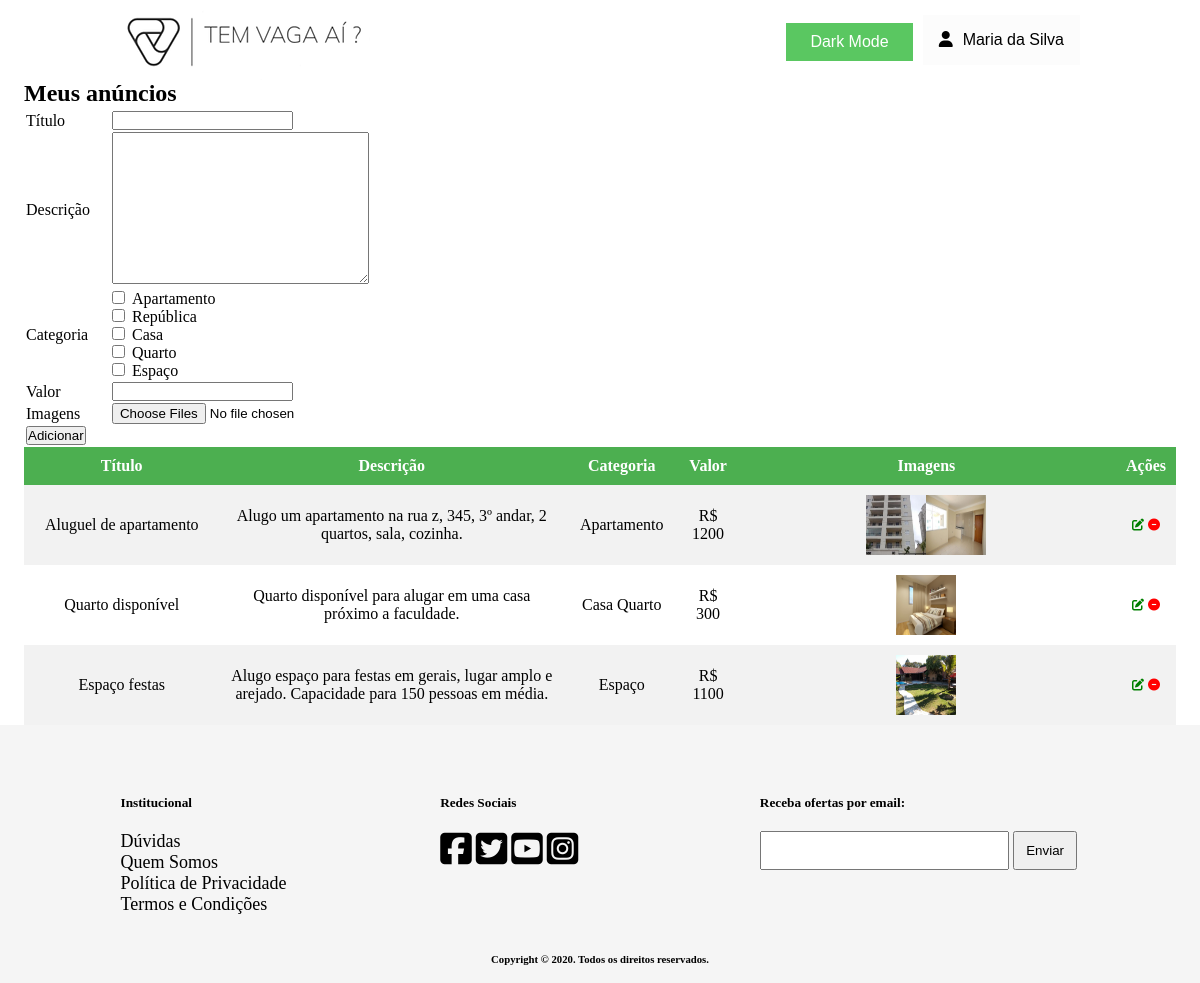
/paginas/anunciosUsuario.php (signed in), run on the app's committed database.
### tables this page shows
CREATE TABLE IF NOT EXISTS Usuario (
    idUsuario INT NOT NULL AUTO_INCREMENT PRIMARY KEY,
    nome VARCHAR(45),
    email VARCHAR(45),
    senha VARCHAR(45),
    telefone VARCHAR(45)
);

CREATE TABLE IF NOT EXISTS Anuncio (
    idAnuncio INT NOT NULL AUTO_INCREMENT PRIMARY KEY,
    titulo VARCHAR(45),
    descricao VARCHAR(150),
    valor FLOAT,
    Usuario_idUsuario INT
);

CREATE TABLE IF NOT EXISTS Imagem (
    idImagem INT NOT NULL AUTO_INCREMENT PRIMARY KEY,
    url VARCHAR(90),
    Anuncio_idAnuncio INT
);

### classes/Usuario.class.php (called while the page is built, shortened)
<?php
class Usuario {
    public static function buscarNomeUsuario($idUsuario) {
        global $pdo;
        $sql = $pdo->prepare("SELECT nome FROM Usuario WHERE idUsuario = ?");
        $sql->bindParam(1, $idUsuario);
        if ($sql->execute() == true) {
            if ($sql->rowCount() == 1) {
                $dado = $sql->fetch();
                return $dado['nome'];
            }
        }
    }
}
?>

### classes/Categoria.class.php (called while the page is built, shortened)
<?php
class Categoria {
    public function getNomeDasCategorias () {
        global $pdo;
        $sql = $pdo->prepare("SELECT nome FROM Categoria");
        $sql->execute();
        $array = NULL;
        if ($sql->execute() == true) {
            if ($sql->rowCount() > 0) {
                $array = $sql->fetchAll(PDO::FETCH_COLUMN);
            }
        }
        return $array;
    }
    public function getNomeDasCategoriasPorAnuncio($idAnuncio) {
        global $pdo;
        $sql = $pdo->prepare("SELECT c.nome FROM Anuncio_Categoria AS ac JOIN Categoria AS c ON  ac.Categoria_idCategoria = c.idCategoria
                            WHERE Anuncio_idAnuncio = ?");
        $sql->bindParam(1, $idAnuncio);
        $sql->execute();
        $array = NULL;
        if ($sql->execute() == true) {
            if ($sql->rowCount() > 0) {
                $array = $sql->fetchAll(PDO::FETCH_COLUMN);
            }
        }
        return $array;
    }
}
?>

### classes/Anuncio.class.php (called while the page is built, shortened)
<?php
class Anuncio {
    public function getAnunciosPorUsuario($idUsuario) {
        global $pdo;
        $sql = $pdo->prepare("SELECT * FROM Anuncio WHERE Usuario_idUsuario = ?");
        $sql->bindParam(1, $idUsuario);
        $array = NULL;
        if ($sql->execute() == true) {
            if ($sql->rowCount() > 0) {
                $array = $sql->fetchAll();
            }
        }
        return $array;
    }
    public function getImagensPorAnuncio ($idAnuncio) {
        global $pdo;
        $sql = $pdo->prepare("SELECT * FROM Imagem WHERE Anuncio_idAnuncio = ?");
        $sql->bindParam(1, $idAnuncio);
        $array = NULL;
        if ($sql->execute() == true) {
            if ($sql->rowCount() > 0) {
                $array = $sql->fetchAll();
            }
        }
        return $array;
    }
}
?>

### paginas/anunciosUsuario.php (the view, shortened to what this page needs)
<!DOCTYPE html>
<html lang="en" dir="ltr">
    <head>
        <link rel="stylesheet" href="../css/footer.css">
        <link rel="stylesheet" href="../css/header.css">
        <link rel="stylesheet" href="../css/anunciosUsuario.css">
        <link rel="stylesheet" href="../css/darkMode.css">
    </head>
    <body>
        <?php require "./header.php"; ?>
        <div class="conteudo-principal">
            <h2>Meus anúncios</h2>
            <?php
            require '../classes/Anuncio.class.php';
            require '../classes/Categoria.class.php';
            $c = new Categoria();
            $a = new Anuncio();
            $pastaImagens = "../imagens/anuncios/";
            $valoresAnuncio = array(
                $titulo = NULL,
                $descricao = NULL,
                $categoria = array(),
                $valor = NULL,
            );
            ?>
            <form class="" action="<?php echo htmlspecialchars($_SERVER["PHP_SELF"]);?>" method="post" enctype="multipart/form-data">
                <table class="table-add-anuncio">
                    <tr>
                        <td><label for="titulo">Título</label></td>
                        <td>
                            <input type="text" name="titulo" value="<?php echo isset($valoresAnuncio['titulo']) ? $valoresAnuncio['titulo'] : ""; ?>">
                        </td>
                    </tr>
                    <tr>
                        <td><label for="descricao">Descrição</label></td>
                        <td>
                            <textarea name="descricao" rows="10" cols="30"><?php echo isset($valoresAnuncio['descricao']) ? $valoresAnuncio['descricao'] : ""; ?></textarea>
                        </td>
                    </tr>
                    <tr>
                        <td><label for="categoria">Categoria</label></td>
                        <td>
                            <?php
                            $categorias = $c->getNomeDasCategorias();
                            if (isset($categorias) && !empty($categorias)) {
                                foreach ($categorias as $cat){
                                    if (isset($valoresAnuncio['categoria']) && in_array($cat, $valoresAnuncio['categoria'])) {
                                        echo "<input checked name='categoria[]' type='checkbox' style='margin-right: 7px;' value=".$cat.">".$cat."</input> <br>";
                                    } else {
                                        echo "<input  name='categoria[]' type='checkbox' style='margin-right: 7px;' value=".$cat.">".$cat."</input> <br>";
                                    }
                                }
                            }
                            ?>
                        </td>
                    </tr>
                    <tr>
                        <td><label for="valor">Valor</label></td>
                        <td>
                            <input type="number" name="valor" value="<?php echo isset($valoresAnuncio['valor']) ? $valoresAnuncio['valor'] : ""; ?>">
                        </td>
                    </tr>
                    <tr>
                        <td><label for="imagens">Imagens</label></td>
                        <td><input multiple type="file" name="imagens[]" id="fileToUpload"></td>
                    </tr>
                    <tr>
                        <td><input type="submit" value="Adicionar" name="submit"></td>
                        <td>
                        </td>
                    </tr>
                </table>
            </form>
            <div class="div-table-anuncios">
                <table class="table-anuncios">
                    <thead>
                        <tr>
                            <th>Título</th>
                            <th>Descrição</th>
                            <th>Categoria</th>
                            <th>Valor</th>
                            <th>Imagens</th>
                            <th>Ações</th>
                        </tr>
                    </thead>
                    <tbody>
                        <?php
                        $anuncios = $a->getAnunciosPorUsuario($_SESSION['login']);
                        if (isset($anuncios) && !empty($anuncios)):
                            foreach ($anuncios as $anuncio):
                            ?>
                            <tr>
                                <td style="width:17%"><?php echo $anuncio['titulo'] ?></td>
                                <td style="width:30%"><?php echo $anuncio['descricao'] ?></td>
                                <td style="width:10%">
                                    <?php
                                        $categorias = $c->getNomeDasCategoriasPorAnuncio($anuncio['idAnuncio']);
                                        if (isset($categorias) && !empty($categorias)) {
                                            foreach ($categorias as $cat){
                                                echo $cat." ";
                                            }
                                        }
                                    ?>
                                </td>
                                <td style="width:5%">R$ <?php echo $anuncio['valor'] ?></td>
                                <td style="width:33%">
                                    <div class="imagens">
                                        <?php
                                            $imagens = $a->getImagensPorAnuncio($anuncio['idAnuncio']);
                                            if (isset($imagens) && !empty($imagens)) {
                                                foreach ($imagens as $imagem) {
                                                    echo '<img src="'.$pastaImagens.$imagem['url'].'" alt="">';
                                                }
                                            }
                                        ?>
                                    </div>
                                </td>
                                <td style="width:5%">
                                    <a title="Atualizar" href="<?php echo htmlspecialchars($_SERVER["PHP_SELF"])."?mode=update&ID=".$anuncio['idAnuncio'];?>"><i class="fas fa-edit fa-xs" style="color:green"></i></a>
                                    <a title="Deletar" href="<?php echo htmlspecialchars($_SERVER["PHP_SELF"])."?mode=exclude&ID=".$anuncio['idAnuncio'];?>"><i class="fas fa-minus-circle fa-xs" style="color:red"></i></a>
                                </td>
                            </tr>
                        <?php
                            endforeach;
                        endif;
                        ?>
                    </tbody>
                </table>
            </div>
        </div>
        <?php require "./footer.php"; ?>
    </body>
</html>

### paginas/header.php (shortened to what this page needs)
<?php
$serverDocRoot = str_replace ("\\", "/", $_SERVER['DOCUMENT_ROOT']);
require $serverDocRoot.__ROOT__.'/config.php';
$pastaImagens = __ROOT__.'/imagens/';
?>
<div id="cabecalho">
    <div class="logo">
        <div id="slide">
            <a href="<?php echo __ROOT__ ?>">
                <img id="tamanhoImg" src="<?php echo $pastaImagens."/logo.png" ?>">
            </a>
        </div>
    </div>
        <ul>
            <li>
                <div id="botaoDark">
                    <button class="buttonDark buttonDark1" onclick="myFunction()">Dark Mode</button>
                </div>
            </li>
    <?php if (isset($_SESSION["login"]) && !empty($_SESSION["login"])): ?>
            <?php
            require_once $serverDocRoot.__ROOT__.'/classes/Usuario.class.php';
            $usuario = new Usuario();
            $nomeUsuario = $usuario->buscarNomeUsuario($_SESSION['login']);
            ?>
            <div class="dropdown">
                <li>
                    <button onclick="myFunction()" class="dropbtn">
                        <span><i class="fas fa-user" style="margin-right:10px;"></i><?php echo $nomeUsuario ?></span>
                    </button>
                </li>
            </div>
        </ul>
    <?php endif; ?>
</div>

### css/header.css (style rules this page uses)
* { box-sizing: border-box; margin: 0; padding: 0; }
body { background-color: rgb(252,252,252); display: flex; flex-direction: column; justify-content: space-between; min-height: 100vh; }
#slide { position: relative; animation: mymove 8s forwards; }
#tamanhoImg { width: 250px; height: 80px; }
#cabecalho { margin: 0 auto; width: 80%; display: flex; justify-content: space-between; }
#cabecalho .logo { width: 250px; height: 80px; }
#cabecalho ul { display: flex; flex-direction: row; align-items: center; }
#cabecalho ul li { width: auto; display: flex; }
.dropbtn { background-color: #fcfcfc; padding: 16px; font-size: 16px; border: none; cursor: pointer; }
.dropdown { position: relative; display: inline-block; }

### css/anunciosUsuario.css (style rules this page uses)
.conteudo-principal { min-height: 64vh; margin: 0 auto; width: 96%; }
.table-anuncios, .table-anuncios th, .table-anuncios td { border-collapse: collapse; text-align: center; padding: 10px; }
.table-anuncios { width: 100%; }
.table-add-anuncio td:last-child { padding-left: 20px; }
.table-anuncios th { background-color: #4CAF50; color: white; }
.table-anuncios tr:nth-child(odd) { background-color: #f2f2f2; }
.imagens { display: flex; overflow: hidden; justify-content: center; flex-wrap: wrap; }
.imagens img { width: 60px; height: 60px; }

### css/darkMode.css (style rules this page uses)
body { background-color: white; color: black; }
#botaoDark { text-align: right; padding-top: 5px; padding-bottom: 2px; }
.buttonDark { background-color: #5ac761; border: none; color: white; text-decoration: none; display: inline-block; font-size: 16px; cursor: pointer; margin-right: 10px; }
.buttonDark1 { padding: 10px 24px; }

### data on the page
usuario: nome "Maria da Silva"
anuncio: titulo "Aluguel de apartamento", descricao "Alugo um apartamento na rua z, 345, 3º andar, 2 quartos, sala, cozinha.", cat "Apartamento", valor "1200"
imagem: url (picture)
imagem: url (picture)
anuncio: titulo "Quarto disponível", descricao "Quarto disponível para alugar em uma casa próximo a faculdade.", cat "Casa", cat "Quarto", valor "300"
imagem: url (picture)
anuncio: titulo "Espaço festas", descricao "Alugo espaço para festas em gerais, lugar amplo e arejado. Capacidade para 150 pessoas em média.", cat "Espaço", valor "1100"
imagem: url (picture)

### other printed values
$cat "Apartamento"
$cat "República"
$cat "Casa"
$cat "Quarto"
$cat "Espaço"
